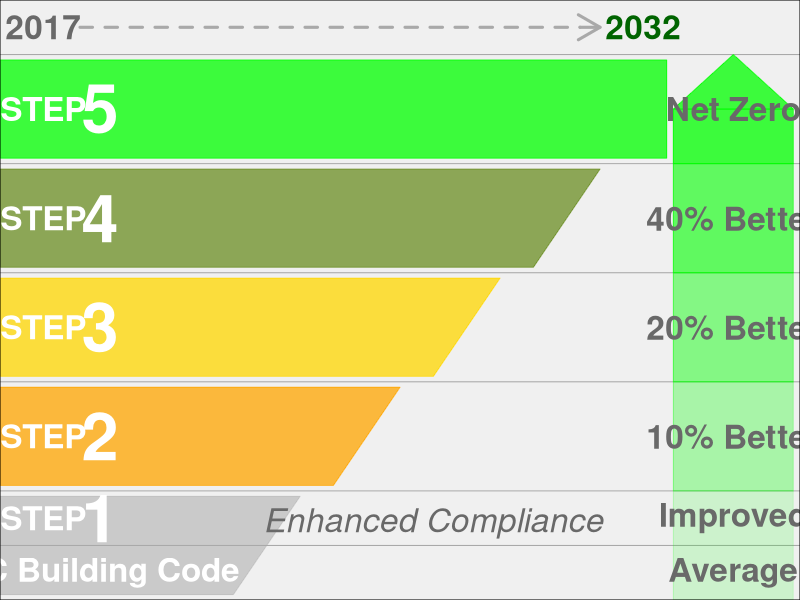

This chart was generated by the following R code:
##Script to copy step code figure
library(scales)

plot.dir <- '/storage/data/projects/rci/weather_files/'
plot.file <- paste0(plot.dir,'agu.step.figure.png')
png(plot.file,width=1000,height=500)

par(mar=c(0,0,0,0))
par(bg='gray94')
plot(c(),xlim=c(0,120),ylim=c(0,110),main='',xlab='',ylab='',axes=F,xaxs='i',yaxs='i')

text(6.5,105,'2017',font=2,col='dimgray',cex=2)
text(96.5,105,'2032',font=2,col='darkgreen',cex=2)
lines(c(12,87),c(105,105),col='darkgray',lwd=3,lty=2)
arrows(87,105,90,105,col='darkgray',lwd=3)
polygon(c(0,35,45,0),c(1,1,19,19),col=alpha('gray',0.75),border=alpha('gray',0.75))
polygon(c(0,50,60,0),c(21,21,39,39),col=alpha('orange',0.75),border=alpha('orange',0.75))
polygon(c(0,65,75,0),c(41,41,59,59),col=alpha('gold',0.75),border=alpha('gold',0.75))
polygon(c(0,80,90,0),c(61,61,79,79),col=alpha('olivedrab',0.75),border=alpha('olivedrab',0.75))
polygon(c(0,100,100,0),c(81,81,99,99),col=alpha('green',0.75),border=alpha('green',0.75))
abline(h=10,col='darkgray')
abline(h=20,col='darkgray')
abline(h=40,col='darkgray')
abline(h=60,col='darkgray')
abline(h=80,col='darkgray')
abline(h=100,col='darkgray')

text(15,5,'BC Building Code',font=2,col='white',cex=2)
text(65,14,'Enhanced Compliance',font=3,cex=2,col='dimgray')
text(6.5,15,'STEP',font=2,col='white',cex=2)
text(15,15,'1',font=2,col='white',cex=4)

text(6.5,30,'STEP',font=2,col='white',cex=2)
text(15,30,'2',font=2,col='white',cex=4)

text(6.5,50,'STEP',font=2,col='white',cex=2)
text(15,50,'3',font=2,col='white',cex=4)

text(6.5,70,'STEP',font=2,col='white',cex=2)
text(15,70,'4',font=2,col='white',cex=4)

text(6.5,90,'STEP',font=2,col='white',cex=2)
text(15,90,'5',font=2,col='white',cex=4)

polygon(c(101,119,119,101),c(0,0,20,20),col=alpha('green',0.15),border=alpha('green',0.15))
polygon(c(101,119,119,101),c(20,20,40,40),col=alpha('green',0.30),border=alpha('green',0.30))
polygon(c(101,119,119,101),c(40,40,60,60),col=alpha('green',0.45),border=alpha('green',0.45))
polygon(c(101,119,119,101),c(60,60,80,80),col=alpha('green',0.60),border=alpha('green',0.60))
polygon(c(101,119,119,101),c(80,80,90,90),col=alpha('green',0.75),border=alpha('green',0.75))
polygon(c(101,119,110,101),c(90,90,100,90),col=alpha('green',0.75),border=alpha('green',0.75))

text(110,5,'Average',cex=2,font=2,col='dimgray')
text(110,15,'Improved',cex=2,font=2,col='dimgray')
text(110,30,'10% Better',cex=2,font=2,col='dimgray')
text(110,50,'20% Better',cex=2,font=2,col='dimgray')
text(110,70,'40% Better',cex=2,font=2,col='dimgray')
text(110,90,'Net Zero',cex=2,font=2,col='dimgray')
box(which='plot')



dev.off()